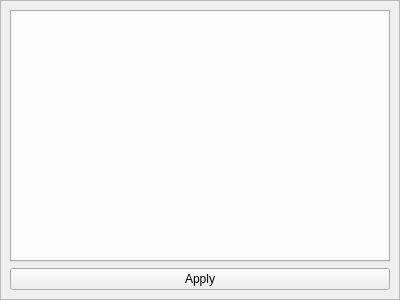
<?xml version="1.0" encoding="UTF-8"?>
<ui version="4.0">
 <class>initialConditionsUI</class>
 <widget class="QScrollArea" name="initialConditionsUI">
  <property name="geometry">
   <rect>
    <x>0</x>
    <y>0</y>
    <width>400</width>
    <height>300</height>
   </rect>
  </property>
  <property name="windowTitle">
   <string>ScrollArea</string>
  </property>
  <property name="widgetResizable">
   <bool>true</bool>
  </property>
  <widget class="QWidget" name="scrollAreaWidgetContents">
   <property name="geometry">
    <rect>
     <x>0</x>
     <y>0</y>
     <width>398</width>
     <height>298</height>
    </rect>
   </property>
   <layout class="QVBoxLayout" name="verticalLayout">
    <item>
     <widget class="QTabWidget" name="tabWidget"/>
    </item>
    <item>
     <widget class="QPushButton" name="pushButton">
      <property name="font">
       <font>
        <pointsize>9</pointsize>
       </font>
      </property>
      <property name="text">
       <string>Apply</string>
      </property>
      <property name="icon">
       <iconset>
        <normaloff>images/fromHelyx/save16.png</normaloff>images/fromHelyx/save16.png</iconset>
      </property>
     </widget>
    </item>
   </layout>
  </widget>
 </widget>
 <resources/>
 <connections>
  <connection>
   <sender>pushButton</sender>
   <signal>pressed()</signal>
   <receiver>initialConditionsUI</receiver>
   <slot>setConditions()</slot>
   <hints>
    <hint type="sourcelabel">
     <x>292</x>
     <y>273</y>
    </hint>
    <hint type="destinationlabel">
     <x>393</x>
     <y>235</y>
    </hint>
   </hints>
  </connection>
 </connections>
 <slots>
  <slot>setConditions()</slot>
 </slots>
</ui>
